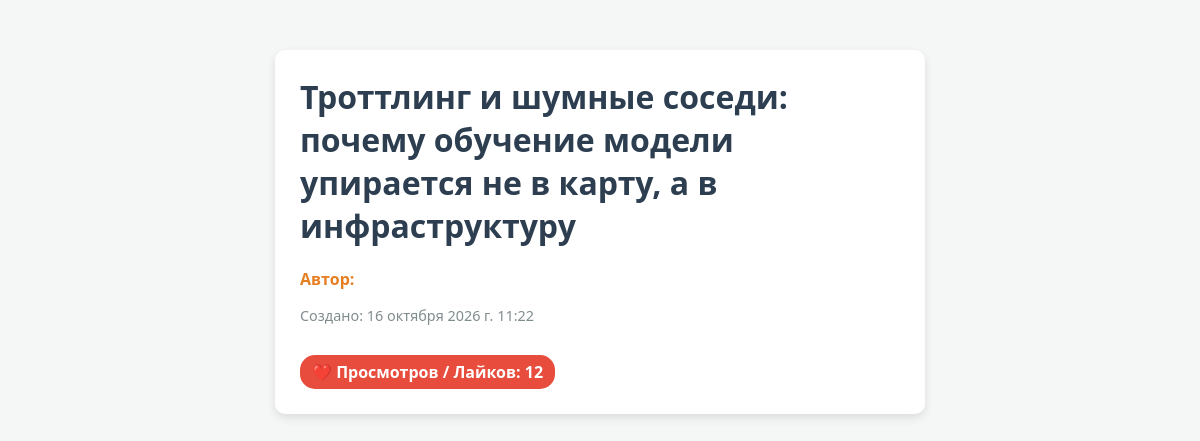
Page /2/ on the committed database.
### blog/models.py (models this page shows, shortened)
class Blog(models.Model):
    title = models.CharField(max_length=200, verbose_name="Заголовок")
    content = models.TextField(default='', verbose_name="Содержимое")
    created_at = models.DateTimeField(auto_now_add=True, verbose_name="Дата создания")
    likes = models.IntegerField(default=0, verbose_name="Количество лайков")

### blog/views.py (the view)
# urls.py: path('<int:pk>/', views.blog_detail, name='blog_detail'),
def blog_detail(request, pk):
    blog = get_object_or_404(Blog, pk=pk)
    blog.likes += 1
    blog.save()
    return render(request, 'blog_detail.html', {'blog_id': blog})

### templates/blog_detail.html (shortened to what this page needs)
<!DOCTYPE html>
<html lang="ru">
<head>
</head>
<body>
    <div class="card">
        <h1>{{ blog_id.title }}</h1>
        <p class="author">Автор: {{ blog_id.author }}{% if blog_id.author == 'Ivanov Ivan' %} (Главный редактор){% endif %}</p>
        <div class="meta">
            <p>Создано: {{ blog_id.created_at }}</p>
        </div>
        <div class="likes-count">
            ❤️ Просмотров / Лайков: {{ blog_id.likes }}
        </div>
    </div>
</body>
</html>

### templates/blog_detail.html (style rules this page uses)
body { font-family: 'Segoe UI', Tahoma, Geneva, Verdana, sans-serif; background-color: #f4f7f6; margin: 0; padding: 20px; color: #333; }
.card { max-width: 600px; margin: 30px auto; background: #fff; padding: 25px; border-radius: 10px; box-shadow: 0 4px 10px rgba(0,0,0,0.1); }
h1 { color: #2c3e50; margin-top: 0; }
.meta { font-size: 0.9rem; color: #7f8c8d; margin-bottom: 10px; }
.author { font-weight: bold; color: #e67e22; }
.likes-count { background: #e74c3c; color: white; padding: 6px 12px; border-radius: 15px; display: inline-block; font-weight: bold; margin-top: 15px; }

### rows in the picture
Blog: title "Троттлинг и шумные соседи: почему обучение модели упирается не в карту, а в инфраструктуру", created_at "16 октября 2026 г. 11:22", likes "12"
